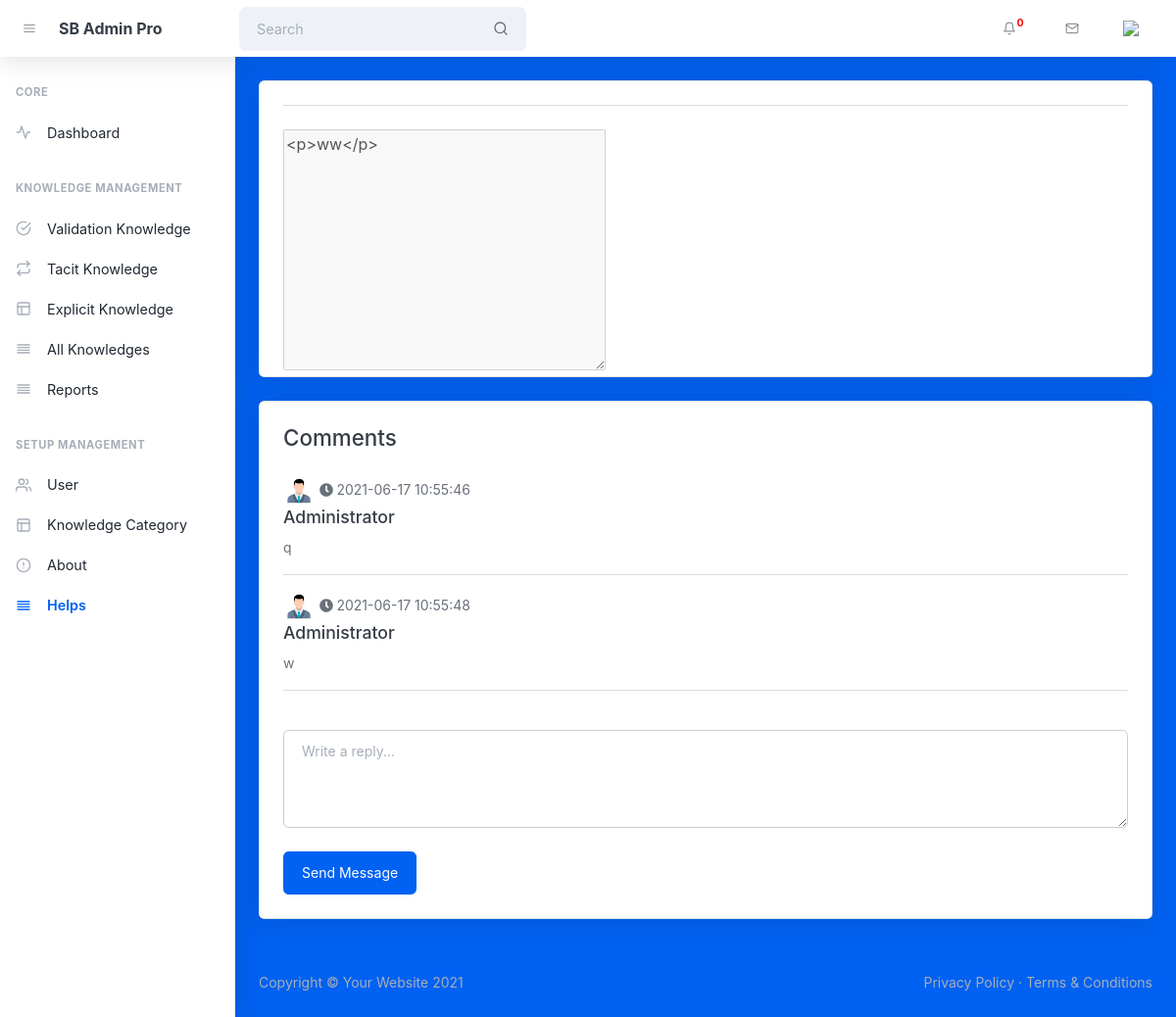
The app's page /help/show/1 with its own data.
### tables this page shows
CREATE TABLE `help` (
  `id` int(11) NOT NULL,
  `title` varchar(50) DEFAULT NULL,
  `content` text DEFAULT NULL,
  `status` tinyint(4) DEFAULT 1,
  `creator_id` int(11) DEFAULT NULL,
  `created_at` timestamp NULL DEFAULT NULL
);

CREATE TABLE `help_comment` (
  `id` int(11) NOT NULL,
  `help_id` int(11) DEFAULT NULL,
  `content` text DEFAULT NULL,
  `creator_id` int(11) DEFAULT NULL,
  `created_at` timestamp NULL DEFAULT NULL
);

CREATE TABLE `users` (
  `id` int(11) NOT NULL,
  `nip` varchar(50) DEFAULT NULL,
  `name` varchar(100) DEFAULT NULL,
  `email` varchar(50) DEFAULT NULL,
  `position` varchar(255) DEFAULT NULL,
  `image` varchar(50) DEFAULT NULL,
  `birth_place` varchar(255) DEFAULT NULL,
  `religion` varchar(50) DEFAULT NULL,
  `sex` bit(1) DEFAULT NULL,
  `address` text DEFAULT NULL,
  `phone_number` varchar(20) DEFAULT NULL,
  `password` varchar(255) DEFAULT NULL,
  `role_id` tinyint(4) DEFAULT NULL,
  `status` tinyint(4) DEFAULT NULL
);

### application/controllers/HelpController.php (called while the page is built, shortened)
<?php
class HelpController extends CI_Controller {
    function __construct()
    {
        $this->load->model(['HelpModel', 'HelpCommentModel']);
    }
    public function show($id)
    {
        $data['help'] = $this->HelpModel->getById($id)->row();
        $data['help_comments'] = $this->HelpCommentModel->getByWhere($id)->result();
        $this->load->view('templates/header');
        $this->load->view('help/show', $data);
        $this->load->view('templates/footer');
    }
}

### index.php (called while the page is built, shortened)
<?php
require_once BASEPATH.'core/CodeIgniter.php';

### application/models/HelpModel.php (called while the page is built, shortened)
<?php
class HelpModel extends CI_Model
{
    private $_table = "help";
    public function getById($id)
    {
        $this->db->where('id', $id);
        return $this->db->get($this->_table);
    }
}

### application/models/HelpCommentModel.php (called while the page is built, shortened)
<?php
class HelpCommentModel extends CI_Model
{
    public function getByWhere($id)
    {
        return $this->db->query("select help_comment.*, users.name as name, users.image as image from help_comment JOIN users ON help_comment.creator_id = users.id where help_id = $id");
    }
}

### application/views/help/show.php (the view, shortened to what this page needs)
<div id="layoutSidenav">
    <div id="layoutSidenav_content">
        <main>
        <br>
            <div class="container-xl px-4">
                <div class="card mb-4">
                    <div class="container-xl px-4">
                        <hr class="mt-2 mb-4" />
                        <textarea name="" id="editor" cols="30" rows="10" disabled><?php echo $help->content ?></textarea>
                        <br>
                    </div>
                </div>
            </div>
            <div class="container-xl px-4">
                <div class="card mb-4">
                    <div class="container-xl px-4">
                        <div class="msg-wrap">
                        <h2 class="mb-0 mt-4">Comments</h2>
                        <br>
                            <?php foreach ($help_comments as $key => $value) { ?>
                                <div class="media msg " style="align-items: center;">
                                    <img class="media-object" data-src="holder.js/64x64" alt="64x64" style="width: 32px; height: 32px;" src="<?php echo base_url('uploads/user/'); echo $value->image ?>">
                                    <small class="pull-right time"><i class="fa fa-clock"></i> <?php echo $value->created_at ?></small>
                                    <h5 class="media-heading"><?php echo $value->name ?></h5>
                                    <div class="media-body">
                                        <small class="col-lg-10"><?php echo $value->content ?></small>
                                    </div>
                                </div>
                                <hr>
                            <?php } ?>
                        </div><br>
                        <form action="<?php echo base_url('help_comment/store/'); echo $help->id ?>" method="POST">
                            <div class="send-wrap ">
                                <textarea class="form-control send-message" name="comment" rows="5" placeholder="Write a reply..."></textarea>
                            </div> <br>
                            <button type="submit" class="btn btn-primary">Send Message</button>
                        </form>
                        <br>
                    </div>
                </div>
            </div>
        </main>
    </div>
</div>

### records on screen
help: content "<p>ww</p>"
help_comment: creator.image (picture), created_at "2021-06-17 10:55:46", creator.name "Administrator", content "q"
help_comment: creator.image (picture), created_at "2021-06-17 10:55:48", creator.name "Administrator", content "w"

### other values on screen
$count_notif "0"
